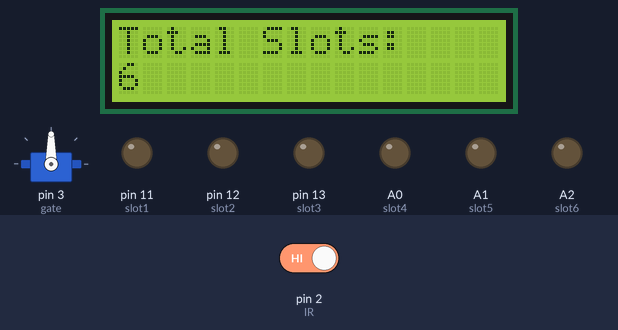
A sketch run on a simulated Arduino Uno, built with avr-gcc and run on an emulated ATmega328P. Shown: servo, 16×2 character LCD, output pins drawn as LEDs (lit = HIGH). The test bench sets the inputs (shaded band); at power-on: pin 2 (IR) HIGH.

Above: at 2.1 s.
At 5.2 s:
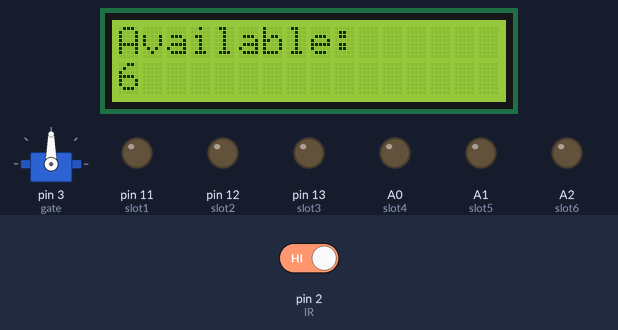
5.3 s: pin 2 (IR) driven LOW
At 7.3 s:
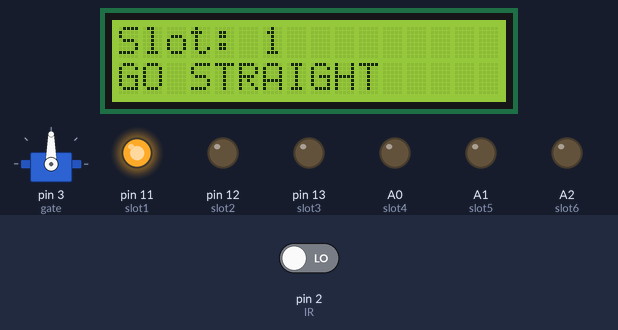
10.8 s: pin 2 (IR) driven HIGH
At 13.6 s:
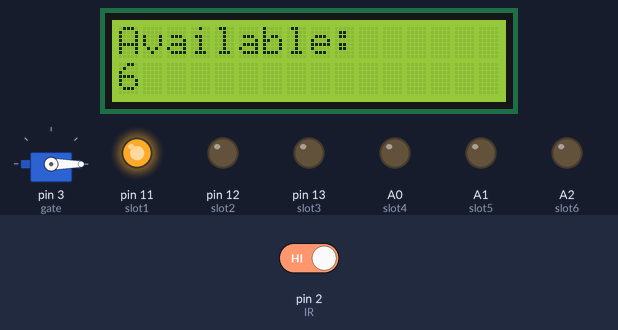
13.8 s: pin 2 (IR) driven LOW
At 16.2 s:
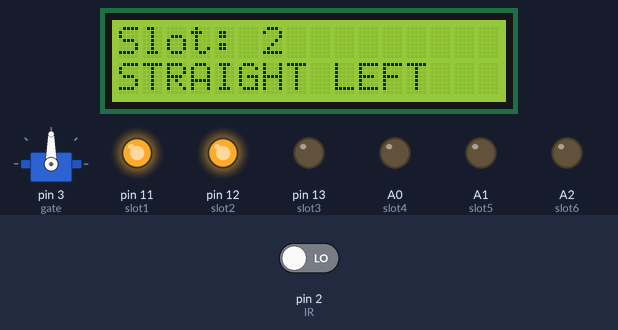
Timing chart, 0 to 34.3 s (numbered marks = the images above; inputs shaded):
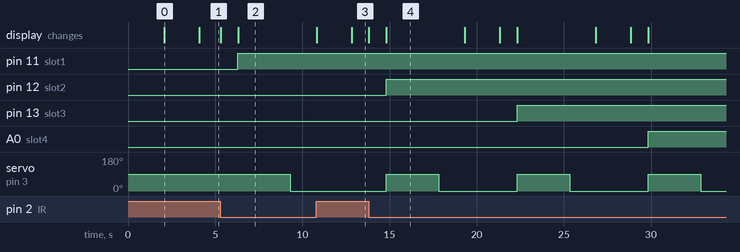

The sketch:

smartparkingsystem.ino
```cpp
#include <Servo.h>
#include <LiquidCrystal.h>

Servo gate;

// Sensors
int IR = 2;
int EXIT = 4;

// Parking slots
int slot1 = 11;
int slot2 = 12;
int slot3 = 13;
int slot4 = A0;
int slot5 = A1;
int slot6 = A2;

int totalSlots = 6;
int availableSlots = 6;

LiquidCrystal lcd(7,6,5,4,9,10);

void setup()
{
  pinMode(IR, INPUT);
  pinMode(EXIT, INPUT);

  pinMode(slot1, OUTPUT);
  pinMode(slot2, OUTPUT);
  pinMode(slot3, OUTPUT);
  pinMode(slot4, OUTPUT);
  pinMode(slot5, OUTPUT);
  pinMode(slot6, OUTPUT);

  digitalWrite(slot1,LOW);
  digitalWrite(slot2,LOW);
  digitalWrite(slot3,LOW);
  digitalWrite(slot4,LOW);
  digitalWrite(slot5,LOW);
  digitalWrite(slot6,LOW);

  gate.attach(3);

  lcd.begin(16,2);

  // -------- WELCOME MESSAGE --------
  lcd.setCursor(0,0);
  lcd.print("WELCOME TO");

  lcd.setCursor(0,1);
  lcd.print("SMART PARKING");

  delay(2000);
  lcd.clear();

  // -------- TOTAL SLOTS --------
  lcd.setCursor(0,0);
  lcd.print("Total Slots:");

  lcd.setCursor(0,1);
  lcd.print(totalSlots);

  delay(2000);
  lcd.clear();
}

void loop()
{
  // -------- AVAILABLE SLOTS --------
  lcd.setCursor(0,0);
  lcd.print("Available:");

  lcd.setCursor(0,1);
  lcd.print(availableSlots);
  lcd.print("   ");

  // -------- ENTRY --------
  if(digitalRead(IR)==LOW)
  {
    if(availableSlots == 0)
    {
      lcd.clear();
      lcd.print("Parking Full");
      delay(2000);
      lcd.clear();
      return;
    }

    lcd.clear();
    lcd.print("Car Detected");
    delay(1000);

    allocateSlot();
  }

  // -------- EXIT --------
  if(digitalRead(EXIT)==LOW)
  {
    if(availableSlots < totalSlots)
    {
      availableSlots++;

      lcd.clear();
      lcd.print("Car Exit");

      lcd.setCursor(0,1);
      lcd.print("Slots Left:");
      lcd.print(availableSlots);

      delay(2000);
      lcd.clear();
    }
  }
}

// -------- AUTO SLOT ALLOCATION --------
void allocateSlot()
{
  if(digitalRead(slot1)==LOW)
  {
    digitalWrite(slot1,HIGH);
    availableSlots--;
    showSlot(1,"GO STRAIGHT");
  }
  else if(digitalRead(slot2)==LOW)
  {
    digitalWrite(slot2,HIGH);
    availableSlots--;
    showSlot(2,"STRAIGHT LEFT");
  }
  else if(digitalRead(slot3)==LOW)
  {
    digitalWrite(slot3,HIGH);
    availableSlots--;
    showSlot(3,"STRAIGHT RIGHT");
  }
  else if(digitalRead(slot4)==LOW)
  {
    digitalWrite(slot4,HIGH);
    availableSlots--;
    showSlot(4,"STRAIGHT BACK");
  }
  else if(digitalRead(slot5)==LOW)
  {
    digitalWrite(slot5,HIGH);
    availableSlots--;
    showSlot(5,"BACK RIGHT");
  }
  else if(digitalRead(slot6)==LOW)
  {
    digitalWrite(slot6,HIGH);
    availableSlots--;
    showSlot(6,"BACK LEFT");
  }
}

// -------- DISPLAY SLOT --------
void showSlot(int num, String dir)
{
  lcd.clear();

  lcd.print("Slot: ");
  lcd.print(num);

  lcd.setCursor(0,1);
  lcd.print(dir);

  gate.write(90);
  delay(3000);
  gate.write(0);

  delay(1500);
  lcd.clear();
}
```

Measured:
- after the input at 5.3 s, pin 11 (slot1): LOW → HIGH after 1.0 s; servo on pin 3 (gate): 90° → 0° after 4.0 s; the display: first changes at once (image 2 shows a later state)
- after the input at 10.8 s, the display: first differs from a run without the input after 2.0 s (image 3)
- after the input at 13.8 s, pin 12 (slot2): LOW → HIGH after 1.0 s; pin 13 (slot3): LOW → HIGH after 8.5 s; A0 (slot4): LOW → HIGH after 16.0 s; servo on pin 3 (gate): alternates 90° for 3.0 s and 0° for 4.5 s, starting after 1.0 s; the display: first changes at once (image 4 shows a later state)
- what the display in image 0 shows lasts 2.0 s, from 2.1 s to 4.1 s
